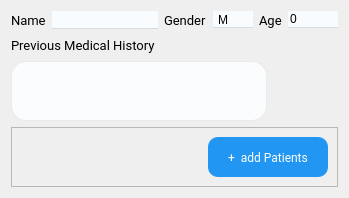
         <widget class="QWidget" name="page_4">
          <layout class="QVBoxLayout" name="verticalLayout_7">
           <item>
            <layout class="QHBoxLayout" name="horizontalLayout_7">
             <item>
              <widget class="QLabel" name="label_15">
               <property name="font">
                <font>
                 <family>Roboto</family>
                 <pointsize>10</pointsize>
                </font>
               </property>
               <property name="text">
                <string>Name</string>
               </property>
              </widget>
             </item>
             <item>
              <widget class="QLineEdit" name="lineName">
               <property name="font">
                <font>
                 <family>Roboto</family>
                </font>
               </property>
               <property name="styleSheet">
                <string notr="true">border-top:0px solid white;
border-left:0px solid white;
border-right:0px solid white;
border-bottom:1px solid rgb(215,219,222);
background-color:rgb(249,252,255);</string>
               </property>
              </widget>
             </item>
             <item>
              <widget class="QLabel" name="label_16">
               <property name="font">
                <font>
                 <family>Roboto</family>
                 <pointsize>10</pointsize>
                </font>
               </property>
               <property name="text">
                <string>Gender</string>
               </property>
              </widget>
             </item>
             <item>
              <widget class="QComboBox" name="comboBox">
               <property name="minimumSize">
                <size>
                 <width>40</width>
                 <height>0</height>
                </size>
               </property>
               <property name="maximumSize">
                <size>
                 <width>40</width>
                 <height>16777215</height>
                </size>
               </property>
               <property name="styleSheet">
                <string notr="true">#comboBox{
border-top:0px solid white;
border-left:0px solid white;
border-right:0px solid white;
border-bottom:1px solid rgb(215,219,222);
background-color:rgb(249,252,255);
}
#comboBox::drop-down{
      subcontrol-origin: padding;
      subcontrol-position: top right;
      width: 15px;
      border:none;
}
#comboBox::down-arrow{
image:url(:/image/downarrow.png);
}</string>
               </property>
               <item>
                <property name="text">
                 <string>M</string>
                </property>
               </item>
               <item>
                <property name="text">
                 <string>F</string>
                </property>
               </item>
              </widget>
             </item>
             <item>
              <widget class="QLabel" name="label_17">
               <property name="font">
                <font>
                 <family>Roboto</family>
                 <pointsize>10</pointsize>
                </font>
               </property>
               <property name="text">
                <string>Age</string>
               </property>
              </widget>
             </item>
             <item>
              <widget class="QSpinBox" name="age">
               <property name="minimumSize">
                <size>
                 <width>50</width>
                 <height>0</height>
                </size>
               </property>
               <property name="maximumSize">
                <size>
                 <width>50</width>
                 <height>16777215</height>
                </size>
               </property>
               <property name="styleSheet">
                <string notr="true">border-top:0px solid white;
border-left:0px solid white;
border-right:0px solid white;
border-bottom:1px solid rgb(215,219,222);
background-color:rgb(249,252,255);</string>
               </property>
               <property name="buttonSymbols">
                <enum>QAbstractSpinBox::NoButtons</enum>
               </property>
               <property name="maximum">
                <number>150</number>
               </property>
              </widget>
             </item>
            </layout>
           </item>
           <item>
            <layout class="QVBoxLayout" name="verticalLayout_6">
             <item>
              <layout class="QHBoxLayout" name="horizontalLayout_8">
               <item>
                <widget class="QLabel" name="label_18">
                 <property name="font">
                  <font>
                   <family>Roboto</family>
                   <pointsize>10</pointsize>
                  </font>
                 </property>
                 <property name="text">
                  <string>Previous Medical History</string>
                 </property>
                </widget>
               </item>
               <item>
                <spacer name="horizontalSpacer_5">
                 <property name="orientation">
                  <enum>Qt::Horizontal</enum>
                 </property>
                 <property name="sizeHint" stdset="0">
                  <size>
                   <width>40</width>
                   <height>20</height>
                  </size>
                 </property>
                </spacer>
               </item>
              </layout>
             </item>
             <item>
              <layout class="QHBoxLayout" name="horizontalLayout_9">
               <item>
                <widget class="QTextEdit" name="history">
                 <property name="minimumSize">
                  <size>
                   <width>0</width>
                   <height>60</height>
                  </size>
                 </property>
                 <property name="maximumSize">
                  <size>
                   <width>16777215</width>
                   <height>60</height>
                  </size>
                 </property>
                 <property name="font">
                  <font>
                   <family>Roboto</family>
                   <pointsize>10</pointsize>
                  </font>
                 </property>
                 <property name="styleSheet">
                  <string notr="true">background-color:rgb(251,252,253);
border-top:1px solid rgb(234,234,234);
border-left:1px solid rgb(234,234,234);
border-right:1px solid rgb(234,234,234);
border-bottom:1px solid rgb(234,234,234);
border-radius:15px;
color:rgb(33, 150, 243);</string>
                 </property>
                </widget>
               </item>
               <item>
                <spacer name="horizontalSpacer_6">
                 <property name="orientation">
                  <enum>Qt::Horizontal</enum>
                 </property>
                 <property name="sizeHint" stdset="0">
                  <size>
                   <width>40</width>
                   <height>20</height>
                  </size>
                 </property>
                </spacer>
               </item>
              </layout>
             </item>
            </layout>
           </item>
           <item>
            <widget class="QFrame" name="frame_4">
             <property name="minimumSize">
              <size>
               <width>0</width>
               <height>0</height>
              </size>
             </property>
             <property name="frameShape">
              <enum>QFrame::StyledPanel</enum>
             </property>
             <property name="frameShadow">
              <enum>QFrame::Raised</enum>
             </property>
             <layout class="QHBoxLayout" name="horizontalLayout_10">
              <item>
               <spacer name="horizontalSpacer">
                <property name="orientation">
                 <enum>Qt::Horizontal</enum>
                </property>
                <property name="sizeHint" stdset="0">
                 <size>
                  <width>40</width>
                  <height>20</height>
                 </size>
                </property>
               </spacer>
              </item>
              <item>
               <widget class="QPushButton" name="newp_2">
                <property name="minimumSize">
                 <size>
                  <width>120</width>
                  <height>40</height>
                 </size>
                </property>
                <property name="font">
                 <font>
                  <family>Roboto</family>
                  <weight>50</weight>
                  <bold>false</bold>
                 </font>
                </property>
                <property name="styleSheet">
                 <string notr="true">background-color:rgb(33,150,243);
border-radius:10px;
color:white;</string>
                </property>
                <property name="text">
                 <string>+  add Patients</string>
                </property>
               </widget>
              </item>
             </layout>
            </widget>
           </item>
          </layout>
         </widget>
